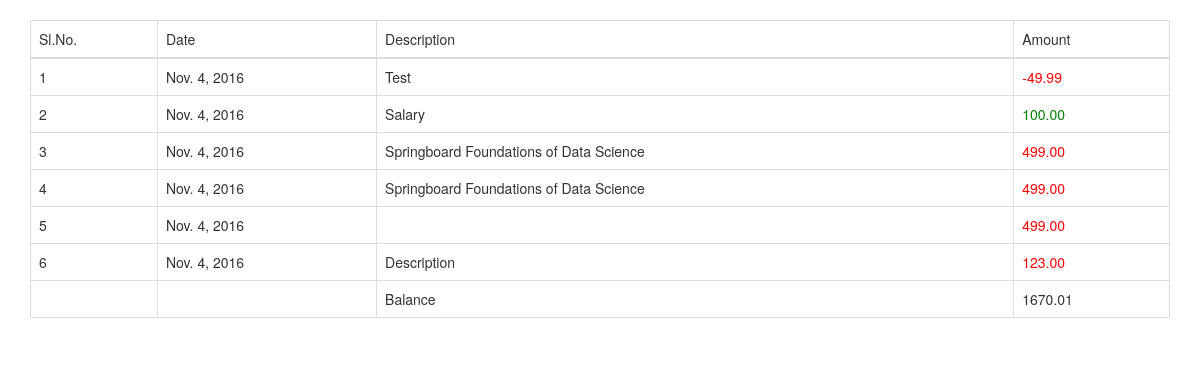
Page /expensify/transactions/ on the committed database.
### expensify/models.py (models this page shows, shortened)
class Transaction(models.Model):
    user = models.ForeignKey(User, null=True, blank=True, default=None)
    amount = models.DecimalField(decimal_places=2, max_digits=10)
    type = models.CharField(choices=TRANSACTION_TYPES, default='DE', max_length=3)
    description = models.TextField(null=True, blank=True, default=None)
    created_at = models.DateTimeField(auto_now_add=True)
    updated_at = models.DateTimeField(auto_now=True)

### expensify/views.py (the view)
# urls.py: url(r'transactions/', views.transaction_list, name='transaction_list'),
def transaction_list(request):
    transactions = Transaction.objects.all()
    balance = sum([x.amount for x in transactions])
    return render(request, 'transactions.html', {'transactions': transactions, 'balance': balance})

### expensify/templates/transactions.html
{% extends "base.html" %}
{% block content %}
<div class="container">
    <br>
    <table class="table table-responsive table-bordered">
        <thead>
        <tr>
            <td>Sl.No.</td>
            <td>Date</td>
            <td>Description</td>
            <td>Amount</td>
        </tr>
        </thead>
        <tbody>
        {% for t in transactions %}
        <tr>
            <td>{{forloop.counter}}</td>
            <td>{{t.created_at.date}}</td>
            <td>{{t.description}}</td>
            {% if t.type == 'DE' %}
            <td style="color:red">{{t.amount}}</td>
            {% else %}
            <td style="color:green">{{t.amount}}</td>
            {% endif %}
            {% endfor %}
        </tr>
        <tr>
            <td></td>
            <td></td>
            <td>Balance</td>
            <td>{{balance}}</td>
        </tr>
        </tbody>
    </table>
</div>
{% endblock content %}

### rows in the picture
Transaction: created_at "Nov. 4, 2016", description "Test", amount "-49.99"
Transaction: created_at "Nov. 4, 2016", description "Salary", amount "100.00"
Transaction: created_at "Nov. 4, 2016", description "Springboard Foundations of Data Science", amount "499.00"
Transaction: created_at "Nov. 4, 2016", description "Springboard Foundations of Data Science", amount "499.00"
Transaction: created_at "Nov. 4, 2016", amount "499.00"
Transaction: created_at "Nov. 4, 2016", description "Description", amount "123.00"

### other values in the picture
{{ balance }} "1670.01"
